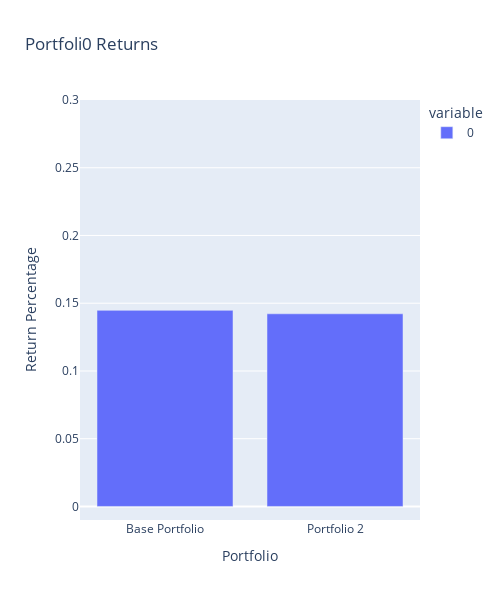

The notebook cell saved with this chart:
### Code cell
bar_returns = px.bar(total_returns, range_y= (-.01,.3),title="Portfoli0 Returns", labels={"value":"Return Percentage", "index":"Portfolio"}, width=(500), height=(600))
bar_returns

### Figure 1 — Plotly figure (JSON) as saved in the notebook; plotly's stock layout.template omitted (floating-point values rounded to 4 significant figures)
{"data": [{"alignmentgroup": "True", "hovertemplate": "variable=0<br>Portfolio=%{x}<br>Return Percentage=%{y}<extra></extra>", "legendgroup": "0", "marker": {"color": "#636efa"}, "name": "0", "offsetgroup": "0", "orientation": "v", "showlegend": true, "textposition": "auto", "type": "bar", "x": ["Base Portfolio", "Portfolio 2"], "xaxis": "x", "y": [0.1447, 0.1422], "yaxis": "y"}], "layout": {"barmode": "relative", "height": 600, "legend": {"title": {"text": "variable"}, "tracegroupgap": 0}, "title": {"text": "Portfoli0 Returns"}, "width": 500, "xaxis": {"anchor": "y", "domain": [0, 1], "title": {"text": "Portfolio"}}, "yaxis": {"anchor": "x", "domain": [0, 1], "range": [-0.01, 0.3], "title": {"text": "Return Percentage"}}}}
